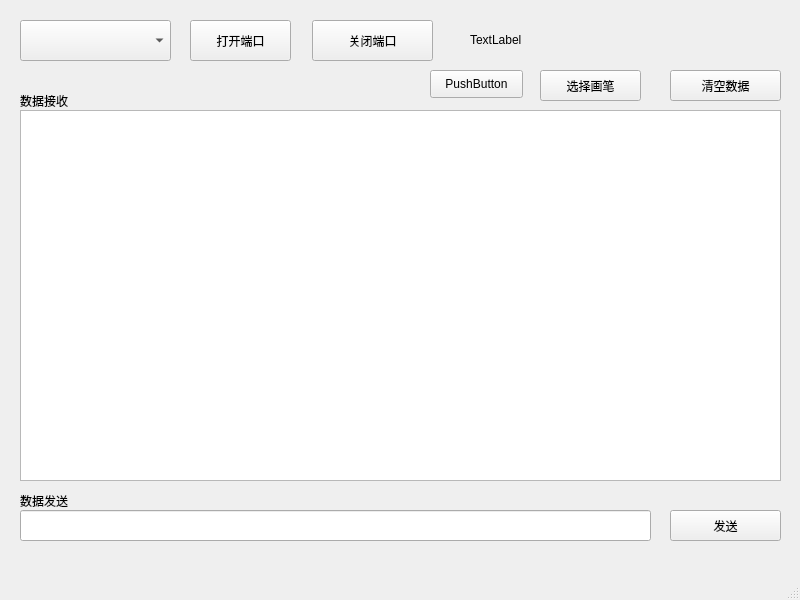
<?xml version="1.0" encoding="UTF-8"?>
<ui version="4.0">
 <class>MainWindow</class>
 <widget class="QMainWindow" name="MainWindow">
  <property name="geometry">
   <rect>
    <x>0</x>
    <y>0</y>
    <width>800</width>
    <height>600</height>
   </rect>
  </property>
  <property name="windowTitle">
   <string>MainWindow</string>
  </property>
  <widget class="QWidget" name="centralwidget">
   <widget class="QPushButton" name="tbnOpen">
    <property name="geometry">
     <rect>
      <x>190</x>
      <y>20</y>
      <width>101</width>
      <height>41</height>
     </rect>
    </property>
    <property name="text">
     <string>打开端口</string>
    </property>
   </widget>
   <widget class="QPushButton" name="tbnClose">
    <property name="geometry">
     <rect>
      <x>312</x>
      <y>20</y>
      <width>121</width>
      <height>41</height>
     </rect>
    </property>
    <property name="text">
     <string>关闭端口</string>
    </property>
   </widget>
   <widget class="QLabel" name="label_1">
    <property name="geometry">
     <rect>
      <x>20</x>
      <y>80</y>
      <width>191</width>
      <height>41</height>
     </rect>
    </property>
    <property name="text">
     <string>数据接收</string>
    </property>
   </widget>
   <widget class="QComboBox" name="cBPortName">
    <property name="geometry">
     <rect>
      <x>20</x>
      <y>20</y>
      <width>151</width>
      <height>41</height>
     </rect>
    </property>
   </widget>
   <widget class="QTextEdit" name="tEReceiveData">
    <property name="geometry">
     <rect>
      <x>20</x>
      <y>110</y>
      <width>761</width>
      <height>371</height>
     </rect>
    </property>
   </widget>
   <widget class="QLineEdit" name="lESend">
    <property name="geometry">
     <rect>
      <x>20</x>
      <y>510</y>
      <width>631</width>
      <height>31</height>
     </rect>
    </property>
   </widget>
   <widget class="QLabel" name="label_2">
    <property name="geometry">
     <rect>
      <x>20</x>
      <y>480</y>
      <width>191</width>
      <height>41</height>
     </rect>
    </property>
    <property name="text">
     <string>数据发送</string>
    </property>
   </widget>
   <widget class="QToolButton" name="tbnSend">
    <property name="geometry">
     <rect>
      <x>670</x>
      <y>510</y>
      <width>111</width>
      <height>31</height>
     </rect>
    </property>
    <property name="text">
     <string>发送</string>
    </property>
   </widget>
   <widget class="QLabel" name="label_Time">
    <property name="geometry">
     <rect>
      <x>470</x>
      <y>24</y>
      <width>301</width>
      <height>31</height>
     </rect>
    </property>
    <property name="text">
     <string>TextLabel</string>
    </property>
   </widget>
   <widget class="QToolButton" name="tbnClear">
    <property name="geometry">
     <rect>
      <x>670</x>
      <y>70</y>
      <width>111</width>
      <height>31</height>
     </rect>
    </property>
    <property name="text">
     <string>清空数据</string>
    </property>
   </widget>
   <widget class="QPushButton" name="pBSelect">
    <property name="geometry">
     <rect>
      <x>540</x>
      <y>70</y>
      <width>101</width>
      <height>31</height>
     </rect>
    </property>
    <property name="text">
     <string>选择画笔</string>
    </property>
   </widget>
   <widget class="QPushButton" name="pushButton">
    <property name="geometry">
     <rect>
      <x>430</x>
      <y>70</y>
      <width>93</width>
      <height>28</height>
     </rect>
    </property>
    <property name="text">
     <string>PushButton</string>
    </property>
   </widget>
  </widget>
  <widget class="QMenuBar" name="menubar">
   <property name="geometry">
    <rect>
     <x>0</x>
     <y>0</y>
     <width>800</width>
     <height>26</height>
    </rect>
   </property>
  </widget>
  <widget class="QStatusBar" name="statusbar"/>
 </widget>
 <resources/>
 <connections/>
</ui>
